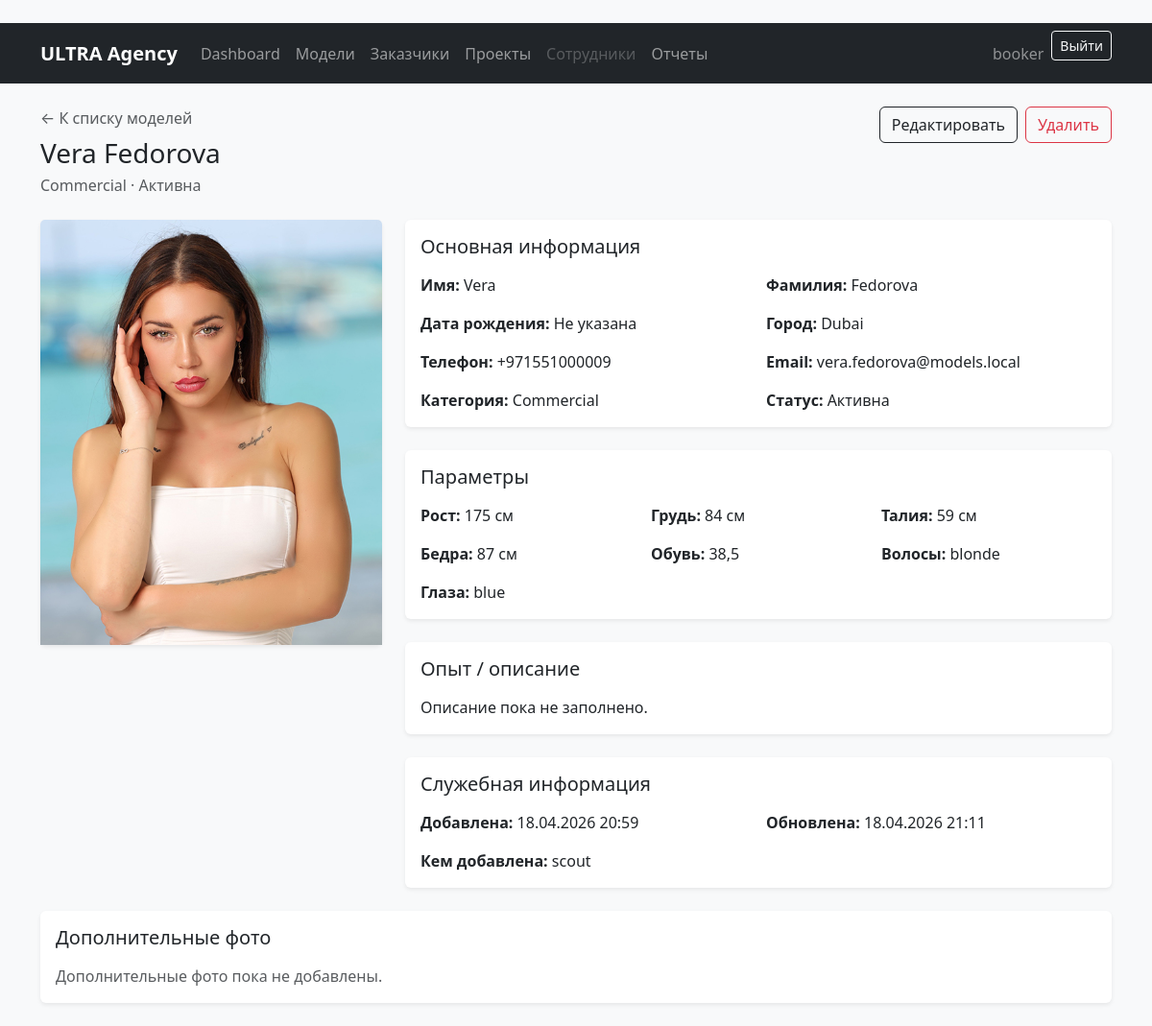
/models/9/ (signed in), run on an earlier commit of the app's database.
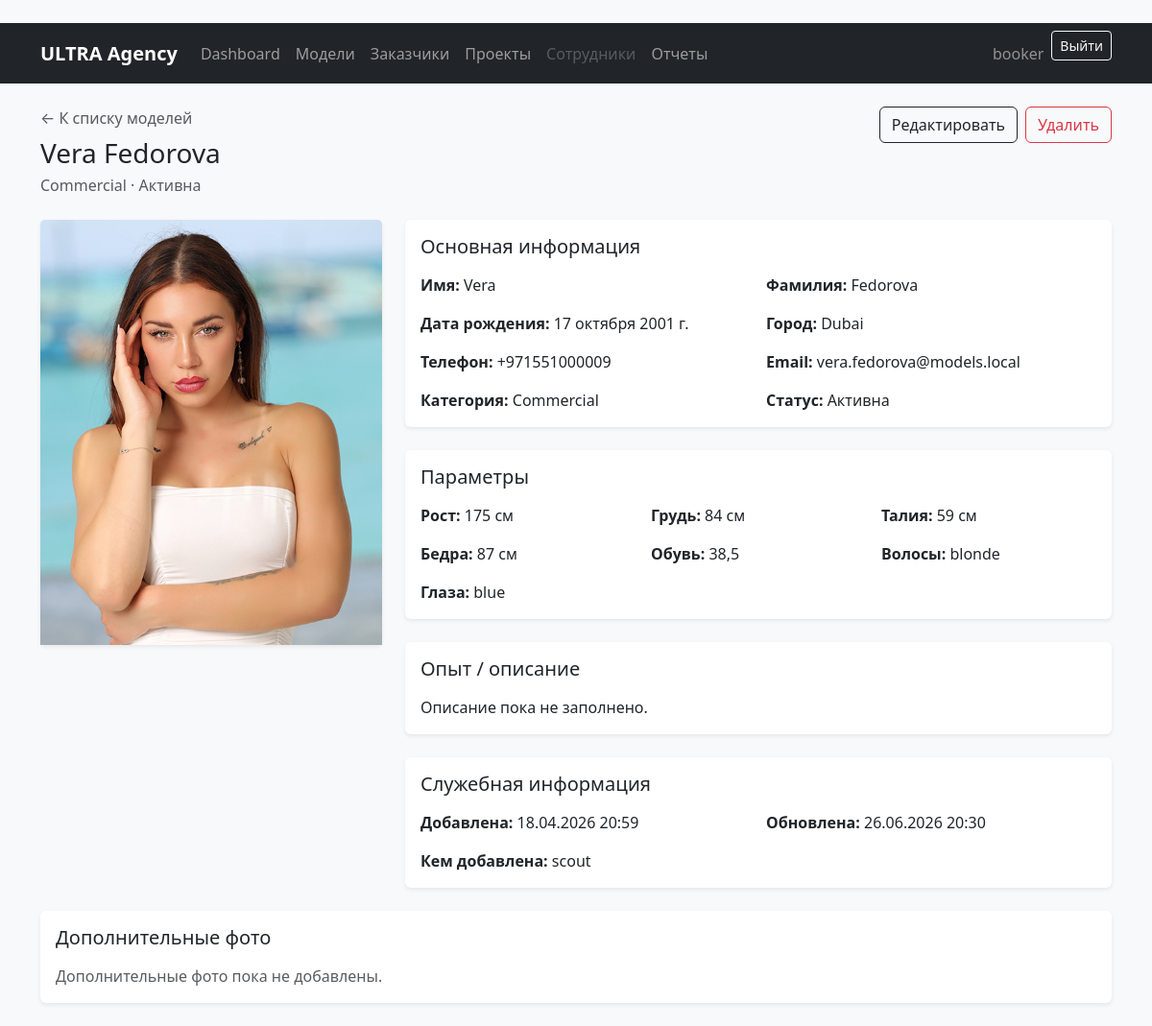
And on a later commit of the database.
### models_app/models.py (models this page shows)
class ModelCard(models.Model):
    class Category(models.TextChoices):
        TOP = 'top', 'Top-model'
        NEW_FACE = 'new_face', 'New face'
        COMMERCIAL = 'commercial', 'Commercial'
    class Status(models.TextChoices):
        ACTIVE = 'active', 'Активна'
        ARCHIVED = 'archived', 'В архиве'
        ON_CONTRACT = 'on_contract', 'На контракте'
    first_name = models.CharField('Имя', max_length=100)
    last_name = models.CharField('Фамилия', max_length=100)
    birth_date = models.DateField('Дата рождения', null=True, blank=True)
    phone = models.CharField('Телефон', max_length=30)
    email = models.EmailField('Email', blank=True)
    city = models.CharField('Город', max_length=100)
    height = models.PositiveSmallIntegerField('Рост, см')
    bust = models.PositiveSmallIntegerField('Объем груди, см')
    waist = models.PositiveSmallIntegerField('Талия, см')
    hips = models.PositiveSmallIntegerField('Бедра, см')
    shoe_size = models.DecimalField(
        'Размер обуви',
        max_digits=4,
        decimal_places=1,
        null=True,
        blank=True,
    )
    hair_color = models.CharField('Цвет волос', max_length=50, blank=True)
    eye_color = models.CharField('Цвет глаз', max_length=50, blank=True)
    experience = models.TextField('Опыт работы / описание', blank=True)
    category = models.CharField(
        'Категория',
        max_length=20,
        choices=Category.choices,
        default=Category.NEW_FACE,
    )
    status = models.CharField(
        'Статус',
        max_length=20,
        choices=Status.choices,
        default=Status.ACTIVE,
    )
    created_at = models.DateTimeField('Дата добавления', auto_now_add=True)
    updated_at = models.DateTimeField('Дата обновления', auto_now=True)
    added_by = models.ForeignKey(
        settings.AUTH_USER_MODEL,
        on_delete=models.SET_NULL,
        null=True,
        blank=True,
        related_name='added_model_cards',
        verbose_name='Кем добавлена анкета',
    )
    main_photo = models.ImageField(
        'Главное фото',
        upload_to='models/main/',
        null=True,
        blank=True,
    )
    class Meta:
        verbose_name = 'Анкета модели'
        verbose_name_plural = 'Анкеты моделей'
        ordering = ['last_name', 'first_name']
    def __str__(self):
        return f'{self.first_name} {self.last_name}'

### models_app/views.py (the view)
# urls.py: path('<int:pk>/', ModelCardDetailView.as_view(), name='model_detail'),
class ModelCardDetailView(RoleRequiredMixin, DetailView):
    model = ModelCard
    template_name = 'models_app/model_detail.html'
    context_object_name = 'model_card'
    allowed_roles = MODEL_VIEW_ROLES
    def get_queryset(self):
        return ModelCard.objects.select_related('added_by').prefetch_related('photos')
    def get_context_data(self, **kwargs):
        context = super().get_context_data(**kwargs)
        context['can_edit_model'] = user_has_any_role(self.request.user, MODEL_CRUD_ROLES)
        return context

### core/mixins.py (called while the page is built)
    def test_func(self):
        return user_has_any_role(self.request.user, self.allowed_roles)

### core/permissions.py (called while the page is built)
def get_user_role(user):
    if not user.is_authenticated or not user.is_active:
        return None
    if user.is_superuser:
        return ROLE_ADMIN
    try:
        profile = user.employee_profile
    except EmployeeProfile.DoesNotExist:
        return None
    if not profile.is_active:
        return None
    return profile.role

def user_has_any_role(user, roles):
    role = get_user_role(user)
    return role in roles

### templates/models_app/model_detail.html (shortened to what the changed rows need)
﻿{% extends 'base.html' %}
{% block content %}
<div class="d-flex flex-column flex-md-row justify-content-between gap-3 mb-4">
    <div>
        <a class="text-muted text-decoration-none" href="{% url 'models_app:model_list' %}">← К списку моделей</a>
        <h1 class="h3 mt-2 mb-1">{{ model_card }}</h1>
        <p class="text-muted mb-0">{{ model_card.get_category_display }} · {{ model_card.get_status_display }}</p>
    </div>
</div>
<div class="row g-4">
    <div class="col-lg-4">
        <div class="card border-0 shadow-sm">
            {% if model_card.main_photo %}
                <img src="{{ model_card.main_photo.url }}" class="card-img-top object-fit-cover" style="max-height: 520px;" alt="{{ model_card }}">
            {% else %}
                <div class="bg-secondary-subtle d-flex align-items-center justify-content-center text-muted" style="height: 420px;">
                    Нет главного фото
                </div>
            {% endif %}
        </div>
    </div>
    <div class="col-lg-8">
        <div class="card border-0 shadow-sm mb-4">
            <div class="card-body">
                <h2 class="h5 mb-3">Основная информация</h2>
                <div class="row g-3">
                    <div class="col-md-6"><strong>Имя:</strong> {{ model_card.first_name }}</div>
                    <div class="col-md-6"><strong>Фамилия:</strong> {{ model_card.last_name }}</div>
                    <div class="col-md-6"><strong>Дата рождения:</strong> {{ model_card.birth_date|default:'Не указана' }}</div>
                    <div class="col-md-6"><strong>Город:</strong> {{ model_card.city }}</div>
                    <div class="col-md-6"><strong>Телефон:</strong> {{ model_card.phone }}</div>
                    <div class="col-md-6"><strong>Email:</strong> {{ model_card.email|default:'Не указан' }}</div>
                    <div class="col-md-6"><strong>Категория:</strong> {{ model_card.get_category_display }}</div>
                    <div class="col-md-6"><strong>Статус:</strong> {{ model_card.get_status_display }}</div>
                </div>
            </div>
        </div>
        <div class="card border-0 shadow-sm mb-4">
            <div class="card-body">
                <h2 class="h5 mb-3">Параметры</h2>
                <div class="row g-3">
                    <div class="col-md-4"><strong>Рост:</strong> {{ model_card.height }} см</div>
                    <div class="col-md-4"><strong>Грудь:</strong> {{ model_card.bust }} см</div>
                    <div class="col-md-4"><strong>Талия:</strong> {{ model_card.waist }} см</div>
                    <div class="col-md-4"><strong>Бедра:</strong> {{ model_card.hips }} см</div>
                    <div class="col-md-4"><strong>Обувь:</strong> {{ model_card.shoe_size|default:'Не указано' }}</div>
                    <div class="col-md-4"><strong>Волосы:</strong> {{ model_card.hair_color|default:'Не указано' }}</div>
                    <div class="col-md-4"><strong>Глаза:</strong> {{ model_card.eye_color|default:'Не указано' }}</div>
                </div>
            </div>
        </div>
        <div class="card border-0 shadow-sm mb-4">
            <div class="card-body">
                <h2 class="h5 mb-3">Опыт / описание</h2>
                <p class="mb-0">{{ model_card.experience|linebreaksbr|default:'Описание пока не заполнено.' }}</p>
            </div>
        </div>
        <div class="card border-0 shadow-sm">
            <div class="card-body">
                <h2 class="h5 mb-3">Служебная информация</h2>
                <div class="row g-3">
                    <div class="col-md-6"><strong>Добавлена:</strong> {{ model_card.created_at|date:'d.m.Y H:i' }}</div>
                    <div class="col-md-6"><strong>Обновлена:</strong> {{ model_card.updated_at|date:'d.m.Y H:i' }}</div>
                    <div class="col-md-6"><strong>Кем добавлена:</strong> {{ model_card.added_by|default:'Не указано' }}</div>
                </div>
            </div>
        </div>
    </div>
</div>
<div class="card border-0 shadow-sm mt-4">
    <div class="card-body">
        <h2 class="h5 mb-3">Дополнительные фото</h2>
    </div>
</div>
{% endblock %}

What changed in the data, as far as the page shows it:
changed ModelCard "Vera Fedorova": birth_date "Не указана" → "17 октября 2001 г."; updated_at "18.04.2026 21:11" → "26.06.2026 20:30"
